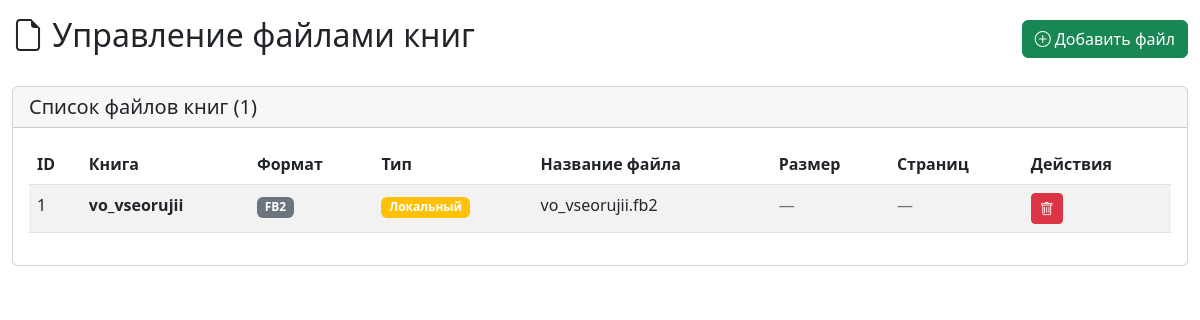
The app's page /php/book_files.php (signed in) with its own data.
### tables this page shows
CREATE TABLE `book_files` (
  `id` int NOT NULL AUTO_INCREMENT,
  `book_id` int NOT NULL,
  `format` text NOT NULL,
  `source_type` text NOT NULL,
  `local_path` text,
  `server_uri` text,
  `file_name` text,
  `file_size_bytes` int DEFAULT NULL,
  `page_count` int DEFAULT NULL,
  `content_hash` text,
  `cover_image_uri` text,
  `added_at` datetime DEFAULT CURRENT_TIMESTAMP,
  `available` int DEFAULT '1',
  PRIMARY KEY (`id`),
  KEY `book_id` (`book_id`),
  CONSTRAINT `book_files_ibfk_1` FOREIGN KEY (`book_id`) REFERENCES `books` (`id`) ON DELETE CASCADE
);

CREATE TABLE `books` (
  `id` int NOT NULL AUTO_INCREMENT,
  `title` text NOT NULL,
  `author` text,
  `series` text,
  `series_index` int DEFAULT NULL,
  `language` text,
  `published_year` int DEFAULT NULL,
  `description` text,
  PRIMARY KEY (`id`)
);

### WEB/php/book_files.php (the view, shortened to what this page needs)
<?php
require_once 'db.php';
$book_files = [];
$query = "SELECT bf.*, b.title as book_title, b.author
          FROM book_files bf
          JOIN books b ON bf.book_id = b.id
          ORDER BY bf.id DESC";
$result = mysqli_query($connect, $query);
if ($result) {
    while ($row = mysqli_fetch_assoc($result)) {
        $book_files[] = $row;
    }
}
?>
<!DOCTYPE html>
<html lang="ru">
<head>
    <link href="https://cdn.jsdelivr.net/npm/bootstrap@5.2.1/dist/css/bootstrap.min.css" rel="stylesheet">
    <link rel="stylesheet" href="https://cdn.jsdelivr.net/npm/bootstrap-icons@1.7.2/font/bootstrap-icons.css">
</head>
<body>
    <div class="container-fluid py-3">
        <div class="d-flex justify-content-between align-items-center mb-4">
            <h2><i class="bi bi-file-earmark"></i> Управление файлами книг</h2>
            <button type="button" class="btn btn-success" data-bs-toggle="modal" data-bs-target="#addFileModal">
                <i class="bi bi-plus-circle"></i> Добавить файл
            </button>
        </div>
        <div class="card">
            <div class="card-header">
                <h5 class="card-title mb-0">Список файлов книг (<?= count($book_files) ?>)</h5>
            </div>
            <div class="card-body">
                <div class="table-responsive">
                    <table class="table table-striped table-hover">
                        <thead>
                            <tr>
                                <th>ID</th>
                                <th>Книга</th>
                                <th>Формат</th>
                                <th>Тип</th>
                                <th>Название файла</th>
                                <th>Размер</th>
                                <th>Страниц</th>
                                <th>Действия</th>
                            </tr>
                        </thead>
                        <tbody>
                            <?php foreach ($book_files as $file): ?>
                                <tr>
                                    <td><?= $file['id'] ?></td>
                                    <td>
                                        <strong><?= htmlspecialchars($file['book_title']) ?></strong>
                                    </td>
                                    <td>
                                        <span class="badge bg-secondary"><?= strtoupper($file['format']) ?></span>
                                    </td>
                                    <td>
                                        <span class="badge bg-<?= $file['source_type'] === 'server' ? 'info' : 'warning' ?>">
                                            <?= $file['source_type'] === 'server' ? 'Сервер' : 'Локальный' ?>
                                        </span>
                                    </td>
                                    <td><?= htmlspecialchars($file['file_name']) ?></td>
                                    <td>
                                        <?php if ($file['file_size_bytes'] > 0): ?>
                                            <?= number_format($file['file_size_bytes'] / 1024, 1) ?> KB
                                        <?php else: ?>
                                            <span class="text-muted">—</span>
                                        <?php endif; ?>
                                    </td>
                                    <td>
                                        <?= $file['page_count'] ?: '<span class="text-muted">—</span>' ?>
                                    </td>
                                    <td>
                                        <a href="?delete_file=<?= $file['id'] ?>"
                                           class="btn btn-sm btn-danger"
                                           onclick="return confirm('Удалить файл книги?')">
                                            <i class="bi bi-trash"></i>
                                        </a>
                                    </td>
                                </tr>
                            <?php endforeach; ?>
                        </tbody>
                    </table>
                </div>
            </div>
        </div>
    </div>
</body>
</html>

### records on screen
book_files: id "1", book.title "vo_vseorujii", format "FB2", source_type "Локальный", file_name "vo_vseorujii.fb2", page_count "—"

### other values on screen
count($book_files) "1"
